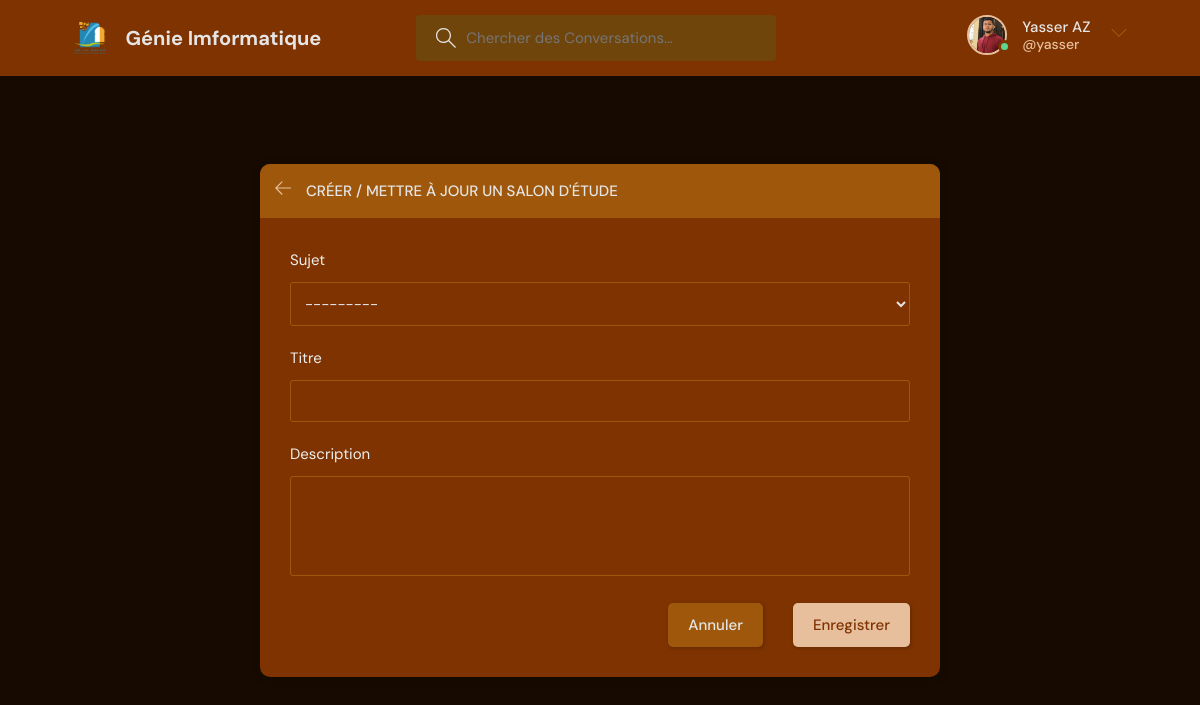
Screenshot of /create-room/ (signed in) with the database file from the repository.
### base/models.py (models this page shows, shortened)
class User(AbstractUser):
	name = models.CharField(max_length=200, null=True)
	email = models.EmailField(unique=True, null=True)
	username = models.CharField(max_length=200, unique=True)
	bio = models.TextField(null=True)
	image = models.ImageField(null=True, upload_to='study_img/', default='img/pxxp.jpg')
	USERNAME_FIELD = 'email'
	REQUIRED_FIELDS = ['username','name']

### base/views.py (the view, shortened to what this page needs)
# urls.py: path('create-room/', views.createRoom, name='create_room'),
@login_required(login_url='login')
def createRoom(request):
    form = RoomForm()
    topics = Topic.objects.all()
    context = {
        'form': form,
        'topics': topics
    }
    return render(request, 'base/room_form.html', context)

### base/forms.py
class RoomForm(ModelForm):
	class Meta:
		model = Room
		fields = '__all__'
		exclude = ('host','participants',)

### base/models.py (called while the page is built)
	def __str__(self):
		return self.name

### templates/base/room_form.html (shortened to what this page needs)
{% extends 'base/main.html' %}
{% block content %}
  <main class="create-room layout">
    <div class="container">
      <div class="layout__box">
        <div class="layout__boxHeader">
          <div class="layout__boxTitle">
            <a href="{% url 'home' %}">
              <svg version="1.1" xmlns="http://www.w3.org/2000/svg" width="32" height="32" viewBox="0 0 32 32">
                <title>arrow-left</title>
                <path
                  d="M13.723 2.286l-13.723 13.714 13.719 13.714 1.616-1.611-10.96-10.96h27.625v-2.286h-27.625l10.965-10.965-1.616-1.607z">
                </path>
              </svg>
            </a>
            <h3>Créer / Mettre à jour un salon d'étude</h3>
          </div>
        </div>
        <div class="layout__body">
          <form class="form" method="POST" action="">
            <div class="form__group">
              <label for="room_name">Sujet</label>
              {{ form.topic }}
            </div>
            <div class="form__group">
              <label for="room_name">Titre</label>
              {{ form.name }}
            </div>
            <div class="form__group">
              <label for="room_name">Description</label>
              {{ form.description }}
            </div>
            <div class="form__action">
              <a class="btn btn--dark" href="{% url 'home' %}">Annuler</a>
              <button class="btn btn--main" type="submit">Enregistrer</button>
            </div>
          </form>
        </div>
      </div>
    </div>
  </main>
{% endblock %}

### templates/base/navbar.html (shortened to what this page needs)
{% load static %}
<header class="header header--loggedIn">
      <div class="container">
        <a href="{% url 'home' %}" class="header__logo">
          <img src="{% static 'images/usms.png' %}" />
          <h1>Génie Imformatique</h1>
        </a>
        <form class="header__search" method="GET" action="{% url 'home' %}">
          <label>
            <input name="q" placeholder="Chercher des Conversations..." />
          </label>
        </form>
        <nav class="header__menu">
          {% if request.user.is_authenticated %}
          <div class="header__user">
            <a href="{% url 'profile' request.user.id %}">
              <div class="avatar avatar--medium active">
                <img src="{{request.user.image.url}}" />
              </div>
              <p>{{ request.user.name }} <span>@{{ request.user.username }}</span></p>
            </a>
            <button class="dropdown-button">
              <svg version="1.1" xmlns="http://www.w3.org/2000/svg" width="32" height="32" viewBox="0 0 32 32">
                <title>chevron-down</title>
                <path d="M16 21l-13-13h-3l16 16 16-16h-3l-13 13z"></path>
              </svg>
            </button>
          </div>
          {% else %}
          <a href="{% url 'login' %}">
            <img src="{% static 'images/avatar.svg' %}" />
            <p>Connexion</p>
          </a>
          {% endif %}
        </nav>
      </div>
    </header>

### rows the page displays
User: user.image (placeholder picture), user.name "Yasser AZ", user.username "yasser"
